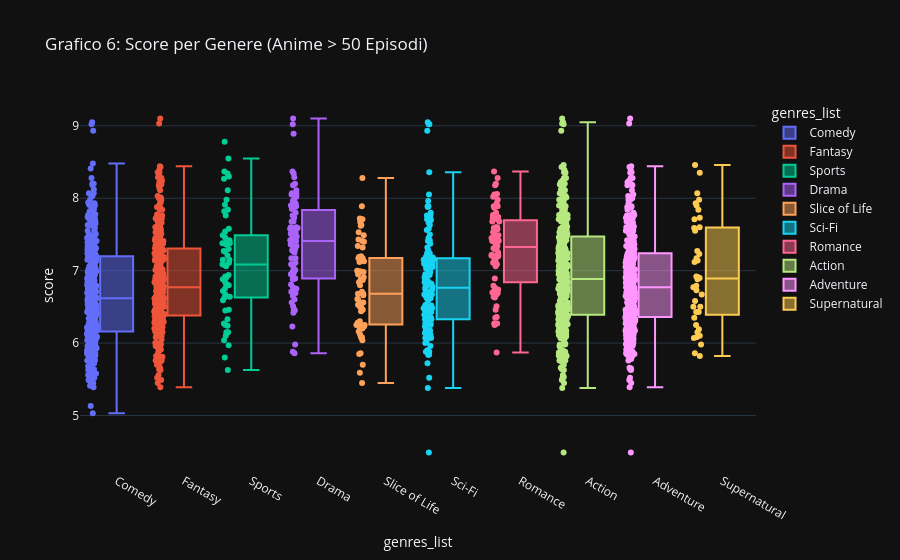

Write notebook code for a chart like this one.
### Code cell
# Grafico 6: BoxPlot: Punteggio distribuito per genere negli anime a lunga durata
# Gli Shounen durano di più dei Seinen?
# We need to explode genres for the giants (or > 50 eps)
df_long_gen = df[df['episodes'] >= 50].copy()
df_long_gen = df_long_gen.explode('genres_list')

# Filter top 10 genres to avoid clutter
top_genres = df_long_gen['genres_list'].value_counts().head(10).index
df_long_gen_filtered = df_long_gen[df_long_gen['genres_list'].isin(top_genres)]

fig6 = px.box(df_long_gen_filtered, x='genres_list', y='score', points="all",
              title='Grafico 6: Score per Genere (Anime > 50 Episodi)',
              color='genres_list')
fig6.show()

### Figure 1 — Plotly figure (JSON) as saved in the notebook; plotly's stock layout.template omitted (floating-point values rounded to 4 significant figures; data arrays with more than 128 entries replaced by an {"elided": "..."} marker saying what was removed)
{"data": [{"alignmentgroup": "True", "boxpoints": "all", "hovertemplate": "genres_list=%{x}<br>score=%{y}<extra></extra>", "legendgroup": "Comedy", "marker": {"color": "#636efa"}, "name": "Comedy", "notched": false, "offsetgroup": "Comedy", "orientation": "v", "showlegend": true, "type": "box", "x": {"elided": "676 str values"}, "x0": " ", "xaxis": "x", "y": {"elided": "676 float values"}, "y0": " ", "yaxis": "y"}, {"alignmentgroup": "True", "boxpoints": "all", "hovertemplate": "genres_list=%{x}<br>score=%{y}<extra></extra>", "legendgroup": "Fantasy", "marker": {"color": "#EF553B"}, "name": "Fantasy", "notched": false, "offsetgroup": "Fantasy", "orientation": "v", "showlegend": true, "type": "box", "x": {"elided": "705 str values"}, "x0": " ", "xaxis": "x", "y": {"elided": "705 float values"}, "y0": " ", "yaxis": "y"}, {"alignmentgroup": "True", "boxpoints": "all", "hovertemplate": "genres_list=%{x}<br>score=%{y}<extra></extra>", "legendgroup": "Sports", "marker": {"color": "#00cc96"}, "name": "Sports", "notched": false, "offsetgroup": "Sports", "orientation": "v", "showlegend": true, "type": "box", "x": ["Sports", "Sports", "Sports", "Sports", "Sports", "Sports", "Sports", "Sports", "Sports", "Sports", "Sports", "Sports", "Sports", "Sports", "Sports", "Sports", "Sports", "Sports", "Sports", "Sports", "Sports", "Sports", "Sports", "Sports", "Sports", "Sports", "Sports", "Sports", "Sports", "Sports", "Sports", "Sports", "Sports", "Sports", "Sports", "Sports", "Sports", "Sports", "Sports", "Sports", "Sports", "Sports", "Sports", "Sports", "Sports", "Sports", "Sports", "Sports", "Sports", "Sports", "Sports", "Sports", "Sports", "Sports", "Sports", "Sports", "Sports", "Sports", "Sports", "Sports", "Sports", "Sports", "Sports", "Sports", "Sports", "Sports", "Sports", "Sports", "Sports", "Sports", "Sports", "Sports", "Sports", "Sports"], "x0": " ", "xaxis": "x", "y": [7.26, 6.59, 7.38, 6.45, 8.34, 6.75, 6.64, 5.8, 6.8, NaN, 6.67, 7.82, 7.36, 7.42, 7.46, 6.63, 6.8, 8.37, 6.15, 7.15, 8.11, 8.27, 8.3, 6.15, 5.97, NaN, 7.91, NaN, 6.84, 8.78, 7.54, 7.38, 6.27, 7.76, 7.3, 6.04, NaN, NaN, NaN, NaN, 7.21, 6.91, 6.92, NaN, NaN, NaN, 6.94, 7.08, 7.06, 6.81, 7.11, 5.63, 6.1, NaN, 7.43, 6.72, 7.58, NaN, 6.46, 6.24, 7.15, 8.55, 6.33, 7.84, 7.27, 7.98, 6.88, 7.09, NaN, NaN, 7.49, NaN, NaN, 6.25], "y0": " ", "yaxis": "y"}, {"alignmentgroup": "True", "boxpoints": "all", "hovertemplate": "genres_list=%{x}<br>score=%{y}<extra></extra>", "legendgroup": "Drama", "marker": {"color": "#ab63fa"}, "name": "Drama", "notched": false, "offsetgroup": "Drama", "orientation": "v", "showlegend": true, "type": "box", "x": ["Drama", "Drama", "Drama", "Drama", "Drama", "Drama", "Drama", "Drama", "Drama", "Drama", "Drama", "Drama", "Drama", "Drama", "Drama", "Drama", "Drama", "Drama", "Drama", "Drama", "Drama", "Drama", "Drama", "Drama", "Drama", "Drama", "Drama", "Drama", "Drama", "Drama", "Drama", "Drama", "Drama", "Drama", "Drama", "Drama", "Drama", "Drama", "Drama", "Drama", "Drama", "Drama", "Drama", "Drama", "Drama", "Drama", "Drama", "Drama", "Drama", "Drama", "Drama", "Drama", "Drama", "Drama", "Drama", "Drama", "Drama", "Drama", "Drama", "Drama", "Drama", "Drama", "Drama", "Drama", "Drama", "Drama", "Drama", "Drama", "Drama", "Drama", "Drama", "Drama", "Drama", "Drama", "Drama", "Drama", "Drama", "Drama", "Drama", "Drama", "Drama", "Drama", "Drama", "Drama", "Drama", "Drama", "Drama", "Drama", "Drama", "Drama"], "x0": " ", "xaxis": "x", "y": [6.95, 7.85, 7.42, 6.23, 7.25, 7.11, 8.34, 7.59, 6.75, 6.42, NaN, 7.58, 7.6, 7.6, 8.18, 7.36, 7.59, 8.37, 7.17, 5.88, 7.41, 7.93, 8.11, 9.1, 7.53, 9.02, 7.76, 8.02, 5.86, 7.68, 7.51, 7.47, 6.89, 7.57, 8.07, 7.96, 6.51, 7.88, 6.65, 6.99, 6.71, 6.77, NaN, NaN, 7.9, 7.04, 7.34, 8.29, 7.73, 7.17, 6.71, 7.89, 7.09, 6.97, 6.89, 8.06, 6.46, 6.6, 6.69, 8.05, 6.92, 7.91, 8.2, 7.32, NaN, 7.01, 7.41, 7.28, 8.89, 6.45, 7.54, 6.81, 6.56, 6.46, NaN, 7.68, 7.5, 7.42, 7.08, 7.27, 7.98, 6.89, 7.8, 7.3, 6.88, 7.53, 5.98, 7.45, NaN, NaN], "y0": " ", "yaxis": "y"}, {"alignmentgroup": "True", "boxpoints": "all", "hovertemplate": "genres_list=%{x}<br>score=%{y}<extra></extra>", "legendgroup": "Slice of Life", "marker": {"color": "#FFA15A"}, "name": "Slice of Life", "notched": false, "offsetgroup": "Slice of Life", "orientation": "v", "showlegend": true, "type": "box", "x": ["Slice of Life", "Slice of Life", "Slice of Life", "Slice of Life", "Slice of Life", "Slice of Life", "Slice of Life", "Slice of Life", "Slice of Life", "Slice of Life", "Slice of Life", "Slice of Life", "Slice of Life", "Slice of Life", "Slice of Life", "Slice of Life", "Slice of Life", "Slice of Life", "Slice of Life", "Slice of Life", "Slice of Life", "Slice of Life", "Slice of Life", "Slice of Life", "Slice of Life", "Slice of Life", "Slice of Life", "Slice of Life", "Slice of Life", "Slice of Life", "Slice of Life", "Slice of Life", "Slice of Life", "Slice of Life", "Slice of Life", "Slice of Life", "Slice of Life", "Slice of Life", "Slice of Life", "Slice of Life", "Slice of Life", "Slice of Life", "Slice of Life", "Slice of Life", "Slice of Life", "Slice of Life", "Slice of Life", "Slice of Life", "Slice of Life", "Slice of Life", "Slice of Life", "Slice of Life", "Slice of Life", "Slice of Life", "Slice of Life", "Slice of Life", "Slice of Life", "Slice of Life", "Slice of Life", "Slice of Life", "Slice of Life", "Slice of Life", "Slice of Life", "Slice of Life", "Slice of Life", "Slice of Life", "Slice of Life", "Slice of Life", "Slice of Life", "Slice of Life", "Slice of Life", "Slice of Life", "Slice of Life", "Slice of Life", "Slice of Life", "Slice of Life", "Slice of Life", "Slice of Life", "Slice of Life", "Slice of Life", "Slice of Life", "Slice of Life", "Slice of Life", "Slice of Life", "Slice of Life", "Slice of Life", "Slice of Life", "Slice of Life", "Slice of Life", "Slice of Life", "Slice of Life", "Slice of Life", "Slice of Life", "Slice of Life", "Slice of Life", "Slice of Life", "Slice of Life", "Slice of Life", "Slice of Life", "Slice of Life"], "x0": " ", "xaxis": "x", "y": [6.95, 7.19, 7.62, 7.49, 6.8, 7.4, NaN, 7.67, 7.71, 6.91, 6.68, NaN, NaN, 6.5, NaN, 7.41, NaN, NaN, NaN, 6.28, 6.12, 6.2, NaN, NaN, 6.26, NaN, 6.16, 7.34, 6.44, NaN, 6.61, 7.13, 7.43, 6.53, 6.84, 5.59, NaN, NaN, NaN, 6.54, 7.17, 6.99, 5.7, 6.25, 6.04, 7.2, 6.56, 6.87, 6.99, NaN, NaN, NaN, 7.72, 7.15, 6.56, 6.98, 6.08, 5.85, 6.08, 6.25, NaN, 7.32, 6.71, 7.0, 6.22, 5.45, NaN, NaN, 7.63, NaN, 7.53, 7.17, 7.12, 6.61, 6.66, NaN, NaN, 6.56, 6.48, 6.23, 6.88, 5.86, 7.89, 6.46, NaN, 8.28, 6.25, NaN, 6.68, 6.3, NaN, NaN, NaN, NaN, NaN, NaN, NaN, NaN, NaN, NaN], "y0": " ", "yaxis": "y"}, {"alignmentgroup": "True", "boxpoints": "all", "hovertemplate": "genres_list=%{x}<br>score=%{y}<extra></extra>", "legendgroup": "Sci-Fi", "marker": {"color": "#19d3f3"}, "name": "Sci-Fi", "notched": false, "offsetgroup": "Sci-Fi", "orientation": "v", "showlegend": true, "type": "box", "x": {"elided": "248 str values"}, "x0": " ", "xaxis": "x", "y": {"elided": "248 float values"}, "y0": " ", "yaxis": "y"}, {"alignmentgroup": "True", "boxpoints": "all", "hovertemplate": "genres_list=%{x}<br>score=%{y}<extra></extra>", "legendgroup": "Romance", "marker": {"color": "#FF6692"}, "name": "Romance", "notched": false, "offsetgroup": "Romance", "orientation": "v", "showlegend": true, "type": "box", "x": ["Romance", "Romance", "Romance", "Romance", "Romance", "Romance", "Romance", "Romance", "Romance", "Romance", "Romance", "Romance", "Romance", "Romance", "Romance", "Romance", "Romance", "Romance", "Romance", "Romance", "Romance", "Romance", "Romance", "Romance", "Romance", "Romance", "Romance", "Romance", "Romance", "Romance", "Romance", "Romance", "Romance", "Romance", "Romance", "Romance", "Romance", "Romance", "Romance", "Romance", "Romance", "Romance", "Romance", "Romance", "Romance", "Romance", "Romance", "Romance", "Romance", "Romance", "Romance", "Romance", "Romance", "Romance", "Romance", "Romance", "Romance", "Romance", "Romance", "Romance", "Romance", "Romance", "Romance", "Romance", "Romance", "Romance", "Romance", "Romance", "Romance", "Romance", "Romance", "Romance", "Romance", "Romance", "Romance", "Romance", "Romance"], "x0": " ", "xaxis": "x", "y": [6.74, 6.67, 7.41, 7.25, 7.11, 7.38, 7.21, 7.59, 6.64, 6.69, 7.6, 8.18, 7.22, 8.37, 7.77, 6.79, 7.93, 7.6, 7.89, 8.02, 7.68, 6.35, 6.27, 7.2, 6.68, 7.57, 7.5, 6.27, 7.31, 7.45, 6.51, 7.87, NaN, NaN, 7.73, 7.17, 7.89, 7.09, 8.06, 8.05, 7.47, 7.2, 8.2, 7.41, 7.21, 7.16, 7.77, 6.7, 7.11, 8.28, 5.87, 6.46, 6.63, 6.72, NaN, 7.29, 7.42, 6.76, 7.2, 7.1, 7.98, 6.89, 7.8, 7.71, 7.3, 6.36, 7.34, 7.06, 7.42, 7.53, 7.42, 7.74, 7.68, NaN, 7.49, NaN, 6.25], "y0": " ", "yaxis": "y"}, {"alignmentgroup": "True", "boxpoints": "all", "hovertemplate": "genres_list=%{x}<br>score=%{y}<extra></extra>", "legendgroup": "Action", "marker": {"color": "#B6E880"}, "name": "Action", "notched": false, "offsetgroup": "Action", "orientation": "v", "showlegend": true, "type": "box", "x": {"elided": "390 str values"}, "x0": " ", "xaxis": "x", "y": {"elided": "390 float values"}, "y0": " ", "yaxis": "y"}, {"alignmentgroup": "True", "boxpoints": "all", "hovertemplate": "genres_list=%{x}<br>score=%{y}<extra></extra>", "legendgroup": "Adventure", "marker": {"color": "#FF97FF"}, "name": "Adventure", "notched": false, "offsetgroup": "Adventure", "orientation": "v", "showlegend": true, "type": "box", "x": {"elided": "546 str values"}, "x0": " ", "xaxis": "x", "y": {"elided": "546 float values"}, "y0": " ", "yaxis": "y"}, {"alignmentgroup": "True", "boxpoints": "all", "hovertemplate": "genres_list=%{x}<br>score=%{y}<extra></extra>", "legendgroup": "Supernatural", "marker": {"color": "#FECB52"}, "name": "Supernatural", "notched": false, "offsetgroup": "Supernatural", "orientation": "v", "showlegend": true, "type": "box", "x": ["Supernatural", "Supernatural", "Supernatural", "Supernatural", "Supernatural", "Supernatural", "Supernatural", "Supernatural", "Supernatural", "Supernatural", "Supernatural", "Supernatural", "Supernatural", "Supernatural", "Supernatural", "Supernatural", "Supernatural", "Supernatural", "Supernatural", "Supernatural", "Supernatural", "Supernatural", "Supernatural", "Supernatural", "Supernatural", "Supernatural", "Supernatural", "Supernatural", "Supernatural", "Supernatural", "Supernatural", "Supernatural", "Supernatural", "Supernatural", "Supernatural", "Supernatural", "Supernatural", "Supernatural", "Supernatural", "Supernatural", "Supernatural", "Supernatural", "Supernatural", "Supernatural", "Supernatural"], "x0": " ", "xaxis": "x", "y": [7.84, 7.98, 7.6, 6.91, 6.1, 6.19, 8.35, 6.5, 7.17, 7.93, 6.15, 6.92, 5.82, 6.77, 6.58, 6.79, 7.23, 8.07, NaN, NaN, 7.9, 7.59, 7.55, NaN, 6.08, 6.25, 7.12, NaN, NaN, 7.73, 6.9, 6.5, 6.43, 5.86, 7.71, 6.88, 7.27, 7.14, 5.98, 6.43, 6.73, 6.67, 6.35, 8.46, 6.07], "y0": " ", "yaxis": "y"}], "layout": {"boxmode": "overlay", "legend": {"title": {"text": "genres_list"}, "tracegroupgap": 0}, "title": {"text": "Grafico 6: Score per Genere (Anime > 50 Episodi)"}, "xaxis": {"anchor": "y", "categoryarray": ["Comedy", "Fantasy", "Sports", "Drama", "Slice of Life", "Sci-Fi", "Romance", "Action", "Adventure", "Supernatural"], "categoryorder": "array", "domain": [0, 1], "title": {"text": "genres_list"}}, "yaxis": {"anchor": "x", "domain": [0, 1], "title": {"text": "score"}}}}
